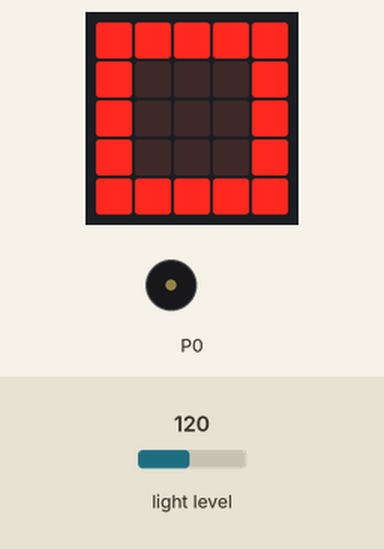
This program was run on a simulated BBC micro:bit (MakeCode). On the bench: the board's 5×5 LED display, buzzer (waves = sounding). The inputs (shaded band) are chosen by the test bench; at power-on: light level 120.

Above: at 2.3 s.
5.4 s: light level set to 63
At 7.35 s:
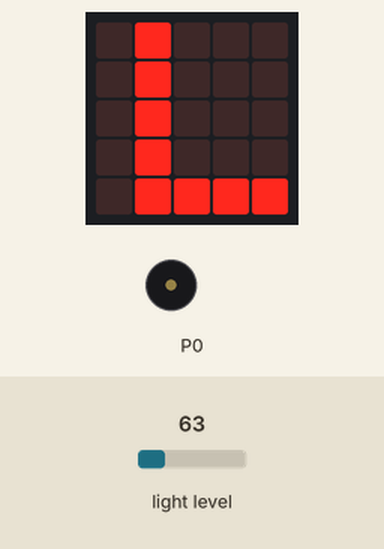
9.5 s: light level set to 58
At 12.3 s:
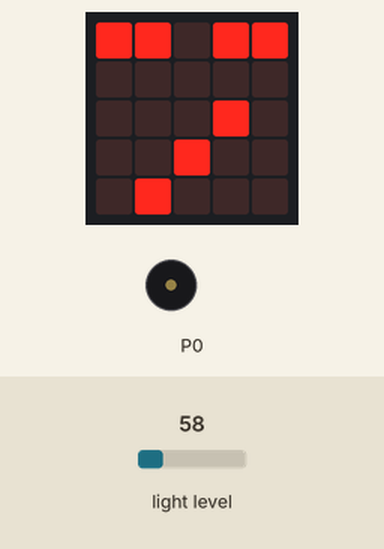
13.6 s: light level set to 64
At 15.82 s:
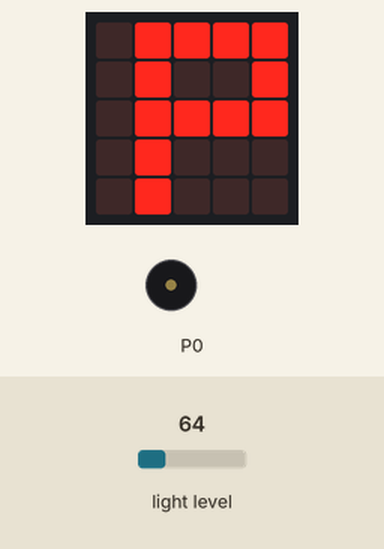
Timing chart, 0 to 23.4 s (numbered marks = the images above; inputs shaded):
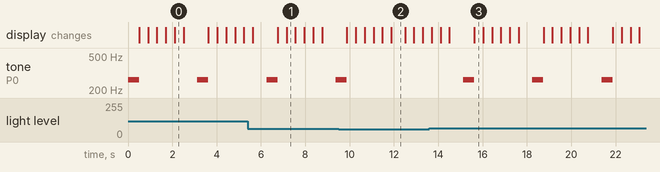

Measured:
- the behaviour switches between 61 and 60 on light level (found by bisection; images 1 and 2)
- after the input at 9.5 s, tone on P0: goes on until 9.9 s, then stays silent
- after the input at 13.6 s, tone on P0: alternates 262 Hz for 0.50 s and silent for 2.6 s, starting after 1.5 s
- by itself, tone on P0: alternates 262 Hz for 0.50 s and silent for 2.6 s
- what the display in image 0 shows lasts 0.4 s, from 2.1 s to 2.5 s
- what the display in image 2 shows lasts 0.6 s, from 11.9 s to 12.5 s

The program:

main.ts
```typescript
basic.forever(function () {
    if (input.lightLevel() > 60) {
        music.play(music.tonePlayable(262, music.beat(BeatFraction.Whole)), music.PlaybackMode.UntilDone)
        music.stopAllSounds()
    }
    basic.showLeds(`
        . # # # #
        . # . . #
        . # # # #
        . # . . .
        . # . . .
        `)
    basic.showLeds(`
        . # . . .
        . # . . .
        . # . . .
        . # . . .
        . # # # #
        `)
    basic.showLeds(`
        # . . . #
        # . . . #
        # . . . #
        # . . . #
        # # # # #
        `)
    basic.showLeds(`
        # # # # #
        # # # # #
        . . # . .
        . . # . .
        . . # . .
        `)
    basic.showLeds(`
        # # # # #
        # . . . #
        # . . . #
        # . . . #
        # # # # #
        `)
    basic.showIcon(IconNames.Meh)
})
```

test.ts
```typescript
// aquí va el archivo "tests"; esto no se compilará cuando este paquete se utilice como una extensión.
```
